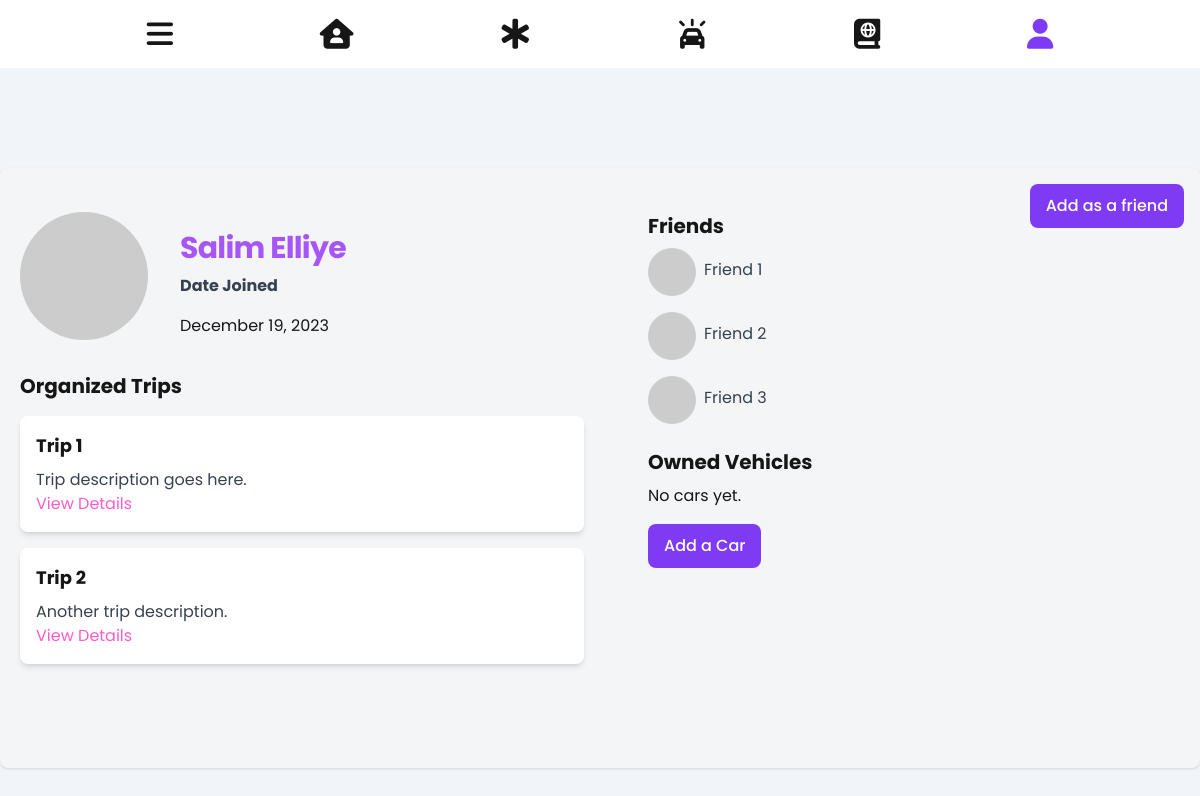
Page /profile/ (signed in) on the earlier database version.
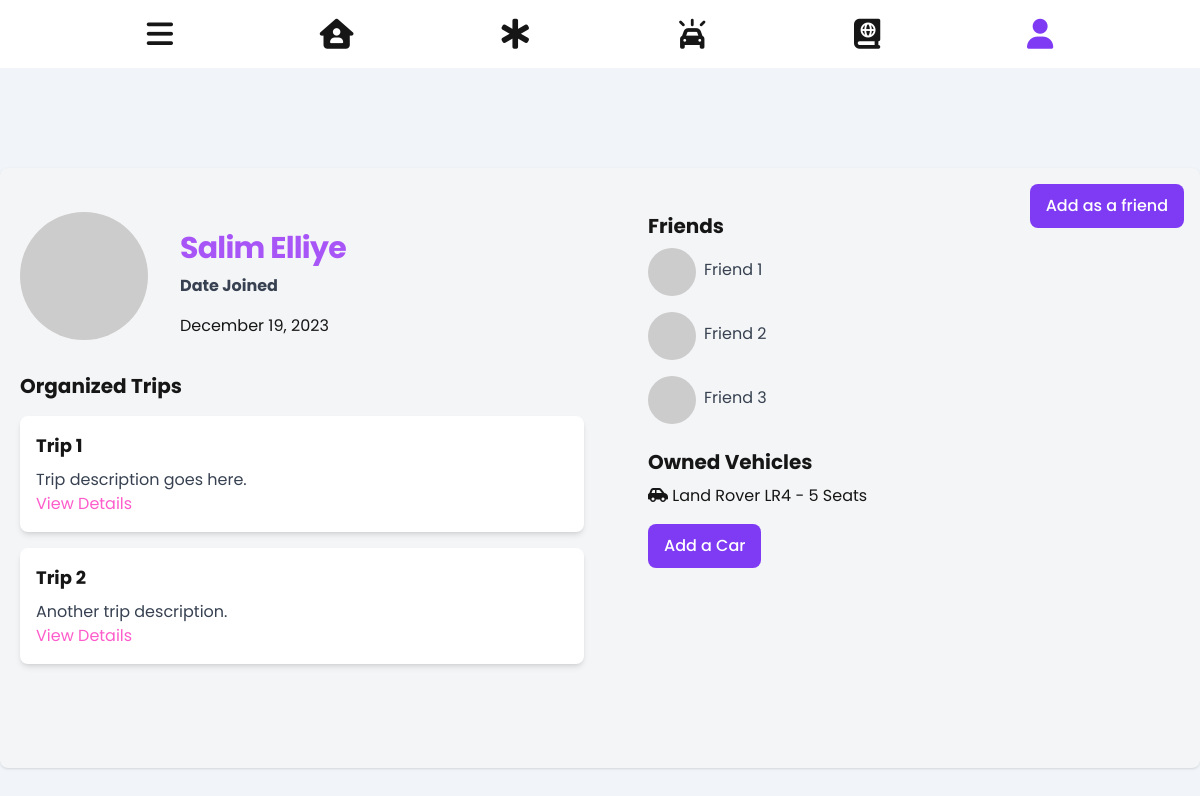
Same page on the later database version.
### core/models.py (models this page shows)
class Vehicle(models.Model):
    plateNb = models.CharField(max_length=500, blank=True, primary_key=True)
    userID = models.ForeignKey(Person, on_delete=models.CASCADE)
    model = models.CharField(max_length=255)
    make = models.CharField(max_length=255)
    color = models.CharField(max_length=255)
    nbSeats = models.PositiveIntegerField()

### core/views.py (the view)
# urls.py: path('profile/', views.user_profile, name='userProfile'),
def user_profile(request, *args, **kwargs):
    logged_person = request.user.person
    my_cars = Vehicle.objects.filter(userID=logged_person).order_by('-plateNb')
    context = {
        "cars": my_cars,
    }
    return render(request, 'profile.html', context)

### core/templates/profile.html (shortened to what this page needs)
{% extends 'core.html' %}
{% block profile_content%}
<body class="bg-slate-100">
    <div class="h-screen flex flex-col items-center justify-center">
        <div class="w-full max-w-7xl h-3/4 bg-light rounded-lg shadow p-5 grid grid-cols-1 md:grid-cols-2 gap-8 mx-4 relative">
            <div class="mt-6">
                <div class="flex items-center space-x-8">
                    <img class="w-32 h-32 object-cover rounded-full" src="https://via.placeholder.com/200" alt="Profile Image">
                    <div class="mt-4">
                        <h1 class="text-2xl font-bold leading-tight tracking-tight md:text-3xl text-purple-500 mb-2">
                            {{request.user.first_name}} {{request.user.last_name}}
                        </h1>
                        <p class="text-gray-700 mb-4 font-bold">Date Joined</p>
                        {{ request.user.date_joined|date:"F j, Y" }}
                    </div>
                </div>
                <h2 class="text-xl font-bold mb-4 mt-8">Organized Trips</h2>
                <div class="grid grid-cols-1 gap-4">
                    <div class="bg-white rounded-lg p-4 shadow-md">
                        <h3 class="text-lg font-bold mb-2">Trip 1</h3>
                        <p class="text-gray-700">Trip description goes here.</p>
                        <a href="#" class="color-pink hover:underline">View Details</a>
                    </div>
                    <div class="bg-white rounded-lg p-4 shadow-md">
                        <h3 class="text-lg font-bold mb-2">Trip 2</h3>
                        <p class="text-gray-700">Another trip description.</p>
                        <a href="#" class="color-pink hover:underline">View Details</a>
                    </div>
                </div>
            </div>
            <div class="mx-8">
                <button class="bg-sec text-white font-medium rounded-lg px-4 py-2.5 absolute top-4 right-4 focus:outline-none focus:ring-4 focus:ring-primary-300">Add as a friend</button>
                <h2 class="text-xl font-bold mb-2 mt-6">Friends</h2>
                <div class="space-y-4">
                    <div class="flex items-center space-x-2">
                        <img class="w-12 h-12 object-cover rounded-full" src="https://via.placeholder.com/50" alt="Friend 1">
                        <div>
                            <p class="text-gray-700 mb-1"><a href="#">Friend 1</a></p>
                        </div>
                    </div>
                    <div class="flex items-center space-x-2">
                        <img class="w-12 h-12 object-cover rounded-full" src="https://via.placeholder.com/50" alt="Friend 2">
                        <div>
                            <p class="text-gray-700 mb-1"><a href="#">Friend 2</a></p>
                        </div>
                    </div>
                    <div class="flex items-center space-x-2">
                        <img class="w-12 h-12 object-cover rounded-full" src="https://via.placeholder.com/50" alt="Friend 3">
                        <div>
                            <p class="text-gray-700 mb-1"><a href="#">Friend 3</a></p>
                        </div>
                    </div>
                </div>
                <h2 class="text-xl font-bold mb-2 mt-6">Owned Vehicles</h2>
                <ul class="list-none pl-0">
                    {% if cars %}
                        {% for car in cars %}
                            <li>
                                <i class="fa-solid fa-car-side"></i>
                                {{ car.make }} {{car.model}} - {{car.nbSeats}} Seats
                            </li>
                        {% endfor %}
                    {%else%}
                        <p>No cars yet.</p>
                    {%endif%}
                </ul>
                <button class="bg-sec text-white font-medium rounded-lg px-4 py-2.5 top-4 right-4 focus:outline-none focus:ring-4 focus:ring-primary-300 mt-4"><a href="{% url 'createCar' %}">Add a Car</a></button>
            </div>
        </div>
    </div>
</body>
{%endblock%}

### core/templates/core.html (shortened to what this page needs)
{% load static %}
<!DOCTYPE html>
<html lang="en">
<head>
    <link href="https://cdn.jsdelivr.net/npm/tailwindcss@2.2.19/dist/tailwind.min.css" rel="stylesheet">
    <link rel="stylesheet" href="https://cdnjs.cloudflare.com/ajax/libs/font-awesome/6.4.2/css/all.min.css" />
    <link rel="stylesheet" type="text/css" href='{% static "dist/output.css" %}'>
    <link rel="stylesheet" type="text/css" href='{% static "dist/styles.css" %}'>
</head>
<body class="h-full">
    <nav class="bg-white p-4">
        <ul class="flex justify-evenly space-x-4">
            <li><button id="toggleSidebarOn" href="" class="transition-all hover:color-sec">
                <i class="fa-solid fa-bars text-3xl"></i>
            </button></li>
            <li><a href="{% url 'home' %}" class="transition-all hover:text-purple-500 {% if request.path == '/home/' %}color-sec{% endif %}" title="Home">
                <i class="fa-solid fa-house-user text-3xl"></i>
            </a></li>
            <li><a href="{% url 'feed' %}" class="transition-all hover:text-purple-500 {% if request.path == '/feed/' %}color-sec{% endif %}" title="Feed">
                <i class="fa-solid fa-star-of-life text-3xl"></i>
            </a></li>
            <li><a href="{% url 'createTrip' %}" class="transition-all hover:text-purple-500 {% if request.path == '/createTrip/' %}color-sec{% endif %}" title="New Trip">
                <i class="fa-solid fa-car-on text-3xl"></i>
            </a></li>
            <li><a href="{% url 'myTrips' %}" class="transition-all hover:text-purple-500 {% if request.path == '/myTrips/' %}color-sec{% endif %}" title="My Trips">
                <i class="fa-solid fa-book-atlas text-3xl"></i>
            </a></li>
            <li><a href="{% url 'userProfile' %}" class="transition-all hover:text-purple-500 {% if request.path == '/profile/' %}color-sec{% endif %}" title="Profile">
                <i class="fa-solid fa-user text-3xl"></i>
            </a></li>
        </ul>
    </nav>
    <section id="main-content" class="bg-slate-100 h-screen w-screen pb-4">
        {%block profile_content%}{%endblock%}
    </section>
</body>
</html>

Differences in the rows shown:
added Vehicle: make "Land Rover", model "LR4", nbSeats "5"
Other differences:
text no longer shown: "No cars yet."
